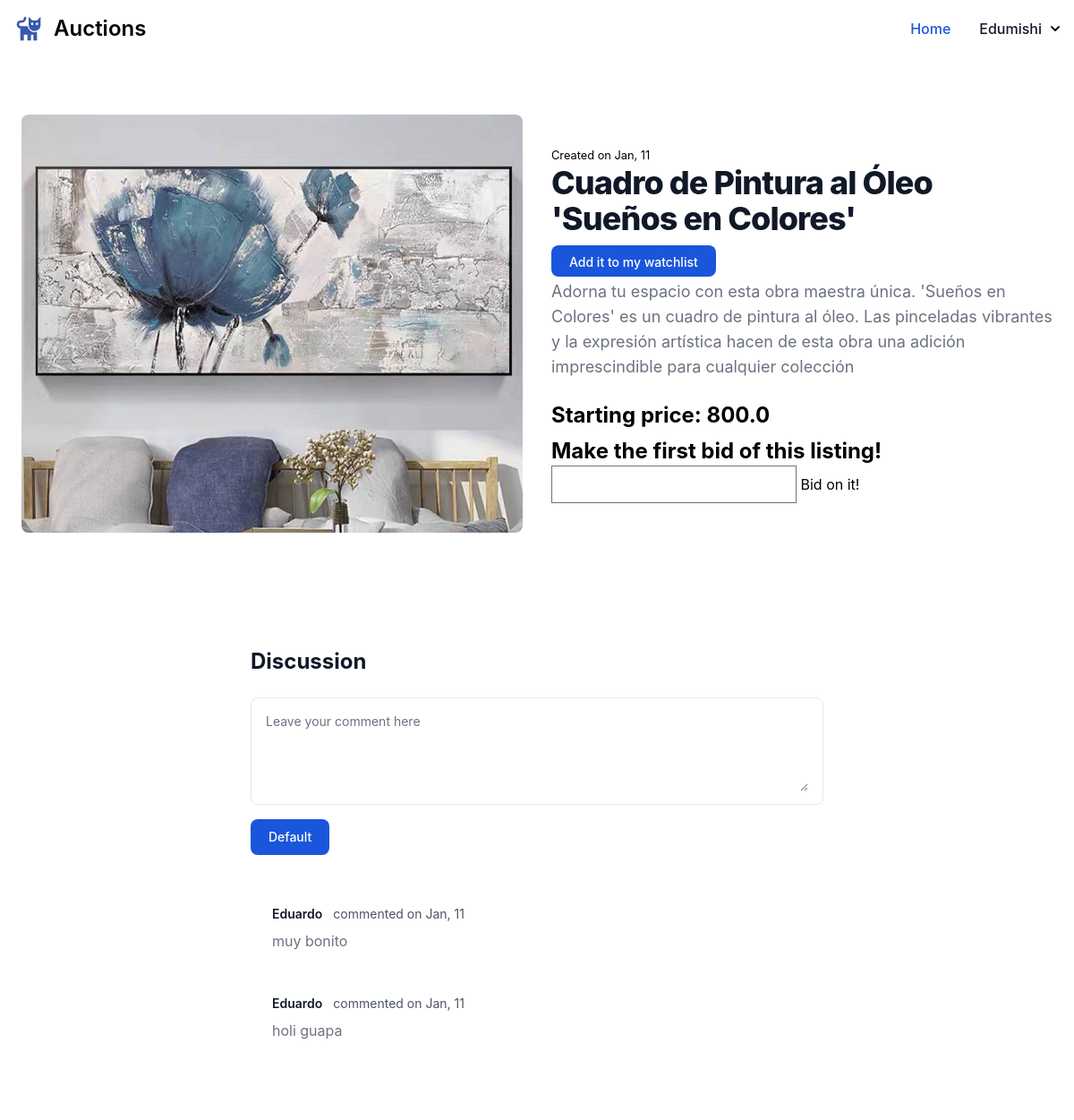
The page /auction/listing/15 (signed in) on the database as committed earlier.
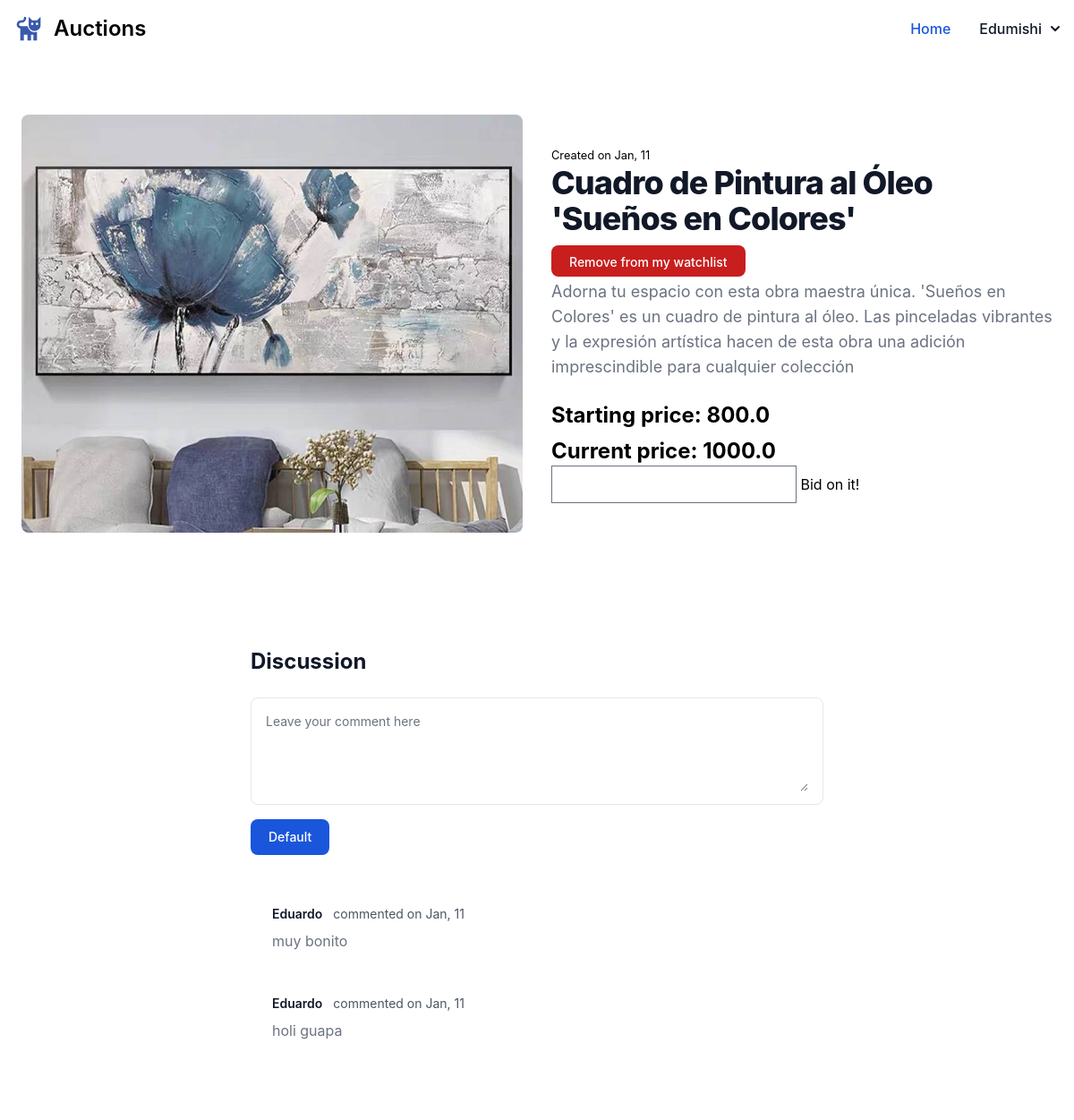
The same page on the database as committed later.
### auctions/models.py (models this page shows, shortened)
class Listing(models.Model):
    title = models.CharField(max_length=60)
    active = models.BooleanField(default=True)
    created_date = models.DateTimeField(default=timezone.now())
    description = models.CharField(null=True, max_length=300)
    startingBid = models.FloatField()
    currentBid = models.FloatField(blank=True,null=True)
    category = models.ForeignKey(Category, on_delete=models.CASCADE ,related_name="similar_listings")
    creator = models.ForeignKey(User, on_delete=models.PROTECT, related_name="all_creators_listings")
    watchers = models.ManyToManyField(User, blank=True, related_name="watched_listings")
    buyer = models.ForeignKey(User, null=True, on_delete=models.PROTECT)

### auctions/views.py (the view)
# urls.py: path("auction/listing/<int:listing_id>", views.listing, name="listing"),
def listing(request, listing_id):
    if not request.user.is_authenticated:
        return HttpResponseRedirect(reverse('login'))
    listing = Listing.objects.get(id=listing_id)
    if request.user in listing.watchers.all():
        listing.is_watched = True
    else:
        listing.is_watched = False
    return render(request, "auctions/listing.html", {
        "listing": listing,
        "listing_pictures": listing.get_pictures.all(),
        "form": newBidForm(),
        "comments": listing.get_comments.all(),
        "comment_form": newCommentForm()
    })

### auctions/views.py
class newBidForm(ModelForm):
    class Meta:
        model = Bid
        fields = ['offer']

class newCommentForm(ModelForm):
    class Meta:
        model = comment
        fields = ['comment']
        widgets = {
            'comment': forms.Textarea(attrs={'class': 'px-0 w-full text-sm text-gray-900 border-0 focus:ring-0 focus:outline-none dark:text-white dark:placeholder-gray-400 dark:bg-gray-800','placeholder': 'Leave your comment here','rows':'4'})
        }

### auctions/templates/auctions/listing.html (shortened to what the changed rows need)
{% extends "auctions/layout.html" %}
{% block body %}
<section class="bg-white dark:bg-gray-900">
    <div class="gap-8 items-center py-8 px-4 mx-auto max-w-screen-xl xl:gap-16 md:grid md:grid-cols-2 sm:py-16 lg:px-6">
        <div class="mt-4 md:mt-0">
            <p class=""><small class="">Created on {{ listing.created_date|date:"M, d" }} </small></p>
            <h2 class="mb-4 text-4xl tracking-tight font-extrabold text-gray-900 dark:text-white">{{ listing.title }}</h2>
            {% if listing.is_watched and listing.active %}
            <a href="{% url 'change_watchlist' listing.id 'listing' %}" class="focus:outline-none text-white bg-red-700 hover:bg-red-800 focus:ring-4 focus:ring-red-300 font-medium rounded-lg text-sm px-5 py-2.5 me-2 mb-2 dark:bg-red-600 dark:hover:bg-red-700 dark:focus:ring-red-900 pb-2">
                    Remove from my watchlist
            </a>
            {% elif not listing.is_watched and listing.active %}
            <a href="" class="text-white bg-blue-700 hover:bg-blue-800 focus:ring-4 focus:ring-blue-300 font-medium rounded-lg text-sm px-5 py-2.5 me-2 mb-2 dark:bg-blue-600 dark:hover:bg-blue-700 focus:outline-none dark:focus:ring-blue-800 pb-2">
                Add it to my watchlist
            </a>
            {% endif %}
            <p class="mb-6 font-light text-gray-500 md:text-lg dark:text-gray-400 pt-2">{{ listing.description }}</p>
            <p class="text-2xl font-bold text-black-600 dark:text-white pb-2">Starting price: {{ listing.startingBid }}</p>
            <p class="text-2xl font-bold text-black-600 dark:text-white">
                {% if listing.currentBid is None %}
                    {% if listing.creator != user  %}
                        Make the first bid of this listing!
                    {% endif %}
                {% else %}
                    Current price: {{ listing.currentBid }}
                {% endif %}
            {% if listing.active and listing.creator != user %}
                <div class="">
                </div>
            {% endif %}
        </div>
    </div>
</section>
<section class="bg-white dark:bg-gray-900 py-8 lg:py-16 antialiased">
    <div class="max-w-2xl mx-auto px-4">
        <div class="flex justify-between items-center mb-6">
          <h2 class="text-lg lg:text-2xl font-bold text-gray-900 dark:text-white">Discussion</h2>
      </div>
    </div>
  </section>
{% endblock %}

Rows that differ between the two databases and show on the page:
changed Listing "Cuadro de Pintura al Óleo 'Sueños en Colores'": currentBid (not shown) → "1000.0"
Other text that changed with them:
text no longer shown: "Add it to my watchlist Make the first bid of this listing!"
text now shown: "Remove from my watchlist Current price:"
